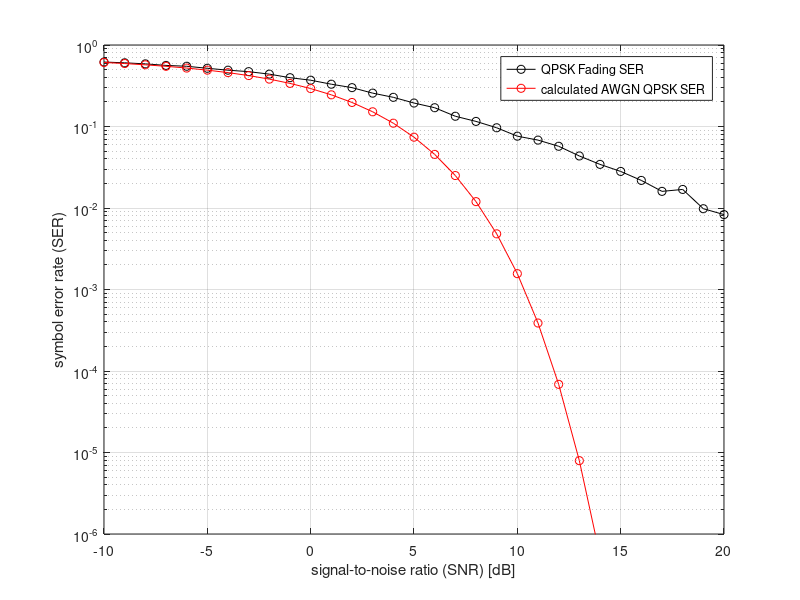

Write the MATLAB code that produced this figure.
%% ECE 5680 - Wireless Communication
%% HW2: Ques 4_2
%% Author: Arjun Jauhari
%% Email/Netid: aj526
%% Date: 09/24/2015
%% Monte-Carlo simulation for estimating SER(Symbol Error rate) of QPSK in Fading channel, easier unrealistic way(y=|h|x+n)

%clear all;close all;
function HW2_Q4_2_v2()
SNR_db = -10:20;  % Sweeping over SNR of -10dB to 20dB
SNR = 10.^(SNR_db/10);
sd = sqrt(2./SNR);  % AJ:check % Standard Deviation
var = sd.^2;        % Variance

%% STEP 1 OF MONTE CARLO SIMULATION
%% Generating transmit data
S_qpsk = [1+1i 1-1i -1+1i -1-1i];    %%QPSK
in_bits = randi([1 4], 1, 10000);
x_qpsk(1,length(in_bits)) = 0;
for k = 1:length(in_bits)
    x_qpsk(1,k) = S_qpsk(in_bits(k));
end


noise(length(sd),length(in_bits)) = 0;
x_hat(length(sd),length(in_bits)) = 0;
I_mc(length(sd),length(in_bits)) = 0;
SER(1,length(sd)) = 0;
y(length(sd),length(in_bits)) = 0;
h_channel(length(sd),length(in_bits)) = 0;

for k = 1:length(sd)
  %%STEP 2 OF M-C SIMULATION
  % Generating RANDOM NOISE WITH MEAN 0 AND VARIANCE VAR == sd^2
  %noise(k,:) = sqrt(2)*sd(1,k)*randn(1,10000) + i*sqrt(2)*sd(1,k)*randn(1,10000);
  noise(k,:) = (1/sqrt(2))*sd(1,k)*randn(1,10000) + 1i*(1/sqrt(2))*sd(1,k)*randn(1,10000);
  %noise(k,:) = sd(1,k)*randn(1,10000) + i*sd(1,k)*randn(1,10000);
  h_channel(k,:) = (1/sqrt(2))*randn(1,10000) + 1i*(1/sqrt(2))*randn(1,10000);

  %%STEP 3 OF M-C SIMULATION
  %% RECEIVED SIGNAL ACCORDING TO RELATION y = x + n
  y(k,:) = abs(h_channel(k,:)).*x_qpsk + noise(k,:);

  %% STEP 4 OF M-C SIMULATION
  %% Using the detector threshold to do detection and get x_hat
  decision_bound = 0;

    for r = 1:length(y)
      if real(y(k,r)) < decision_bound
          if imag(y(k,r)) < decision_bound
              x_hat(k,r) = -1-1i;
          else
              x_hat(k,r) = -1+1i;
          end
      else
          if imag(y(k,r)) < decision_bound
              x_hat(k,r) = 1-1i;
          else
              x_hat(k,r) = 1+1i;
          end
      end
    end

  %% STEP 5 OF M-C SIMULATION
  %% Evaluate I
  for r = 1:length(x_hat)
    if x_hat(k,r) == x_qpsk(1,r)
      I_mc(k,r) = 0; %no error
    else
      I_mc(k,r) = 1; %error occured
    end
  end

  %%CALCULATE SER
  SER(1,k) = mean(I_mc(k,:));
  
end


%figure(1)
%plot(abs(y(1,:)))
%plot(real(y(30,:)),imag(y(30,:)),'o')
%%PLOTTING
figure(1)
semilogy(SNR_db,SER,'ko-')
grid on
axis([-10 20 1e-6 1])
xlabel('signal-to-noise ratio (SNR) [dB]')
ylabel('symbol error rate (SER)')
%legend('QPSK SER', 'BPSK SER')

hold on

%%calculation SER from analytical equation
%SER_calc = 0.5*erfc(sqrt(SNR./2));
%SER_calc = erfc(sqrt(SNR./2));
SER_calc = 2*qfunc(sqrt(SNR)) - qfunc(sqrt(SNR)).^2;
semilogy(SNR_db,SER_calc,'ro-')
legend('QPSK Fading SER', 'calculated AWGN QPSK SER')
